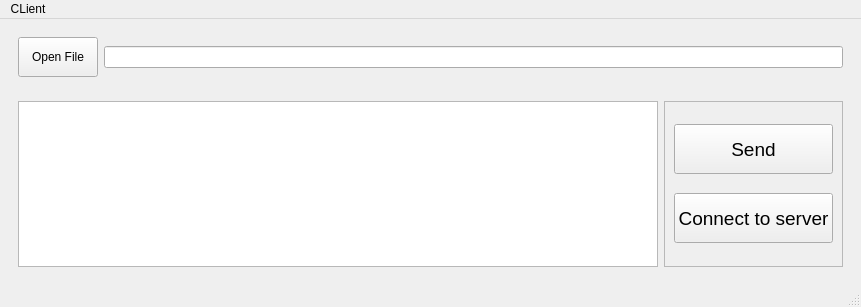
<?xml version="1.0" encoding="UTF-8"?>
<ui version="4.0">
 <class>MainWindow</class>
 <widget class="QMainWindow" name="MainWindow">
  <property name="geometry">
   <rect>
    <x>0</x>
    <y>0</y>
    <width>861</width>
    <height>307</height>
   </rect>
  </property>
  <property name="windowTitle">
   <string>MainWindow</string>
  </property>
  <widget class="QWidget" name="centralwidget">
   <layout class="QVBoxLayout" name="verticalLayout">
    <item>
     <widget class="QWidget" name="widget_2" native="true">
      <property name="sizePolicy">
       <sizepolicy hsizetype="Preferred" vsizetype="Fixed">
        <horstretch>0</horstretch>
        <verstretch>0</verstretch>
       </sizepolicy>
      </property>
      <layout class="QHBoxLayout" name="horizontalLayout_2">
       <item>
        <widget class="QPushButton" name="pushButton">
         <property name="minimumSize">
          <size>
           <width>70</width>
           <height>40</height>
          </size>
         </property>
         <property name="text">
          <string>Open File</string>
         </property>
        </widget>
       </item>
       <item>
        <widget class="QLineEdit" name="lineEdit"/>
       </item>
      </layout>
     </widget>
    </item>
    <item>
     <widget class="QWidget" name="widget_3" native="true">
      <layout class="QHBoxLayout" name="horizontalLayout">
       <item>
        <widget class="QTextBrowser" name="textBrowser">
         <property name="maximumSize">
          <size>
           <width>700</width>
           <height>16777215</height>
          </size>
         </property>
        </widget>
       </item>
       <item>
        <widget class="QFrame" name="frame">
         <property name="frameShape">
          <enum>QFrame::Shape::StyledPanel</enum>
         </property>
         <property name="frameShadow">
          <enum>QFrame::Shadow::Raised</enum>
         </property>
         <layout class="QVBoxLayout" name="verticalLayout_2">
          <item>
           <widget class="QPushButton" name="BSend">
            <property name="minimumSize">
             <size>
              <width>0</width>
              <height>50</height>
             </size>
            </property>
            <property name="font">
             <font>
              <pointsize>14</pointsize>
             </font>
            </property>
            <property name="text">
             <string>Send</string>
            </property>
           </widget>
          </item>
          <item>
           <widget class="QPushButton" name="BConnec">
            <property name="minimumSize">
             <size>
              <width>0</width>
              <height>50</height>
             </size>
            </property>
            <property name="font">
             <font>
              <pointsize>14</pointsize>
             </font>
            </property>
            <property name="text">
             <string>Connect to server</string>
            </property>
           </widget>
          </item>
         </layout>
        </widget>
       </item>
      </layout>
     </widget>
    </item>
   </layout>
  </widget>
  <widget class="QMenuBar" name="menubar">
   <property name="geometry">
    <rect>
     <x>0</x>
     <y>0</y>
     <width>861</width>
     <height>33</height>
    </rect>
   </property>
   <widget class="QMenu" name="menuCLient">
    <property name="title">
     <string>CLient</string>
    </property>
   </widget>
   <addaction name="menuCLient"/>
  </widget>
  <widget class="QStatusBar" name="statusbar"/>
 </widget>
 <resources/>
 <connections/>
</ui>
